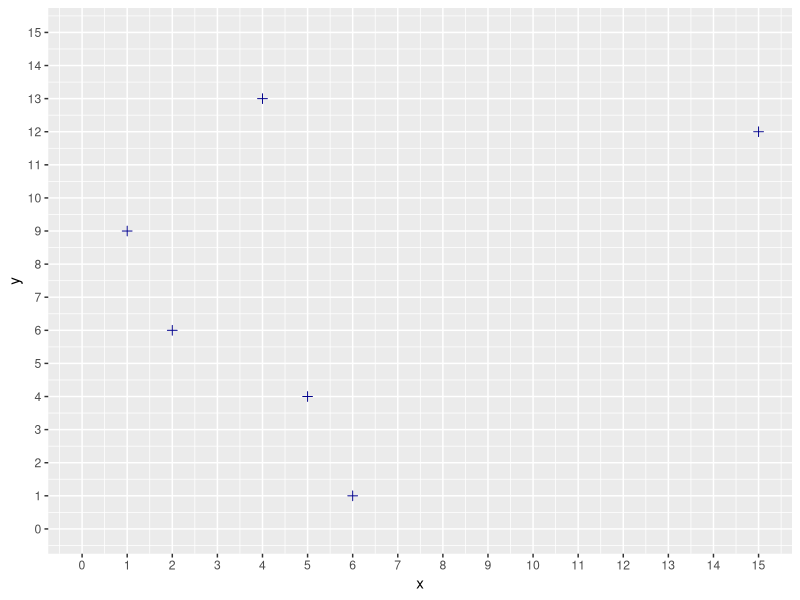
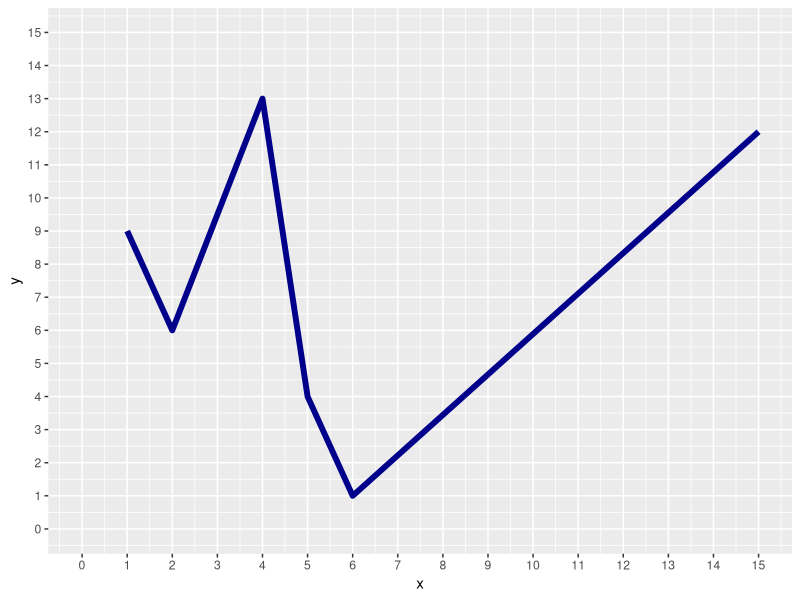
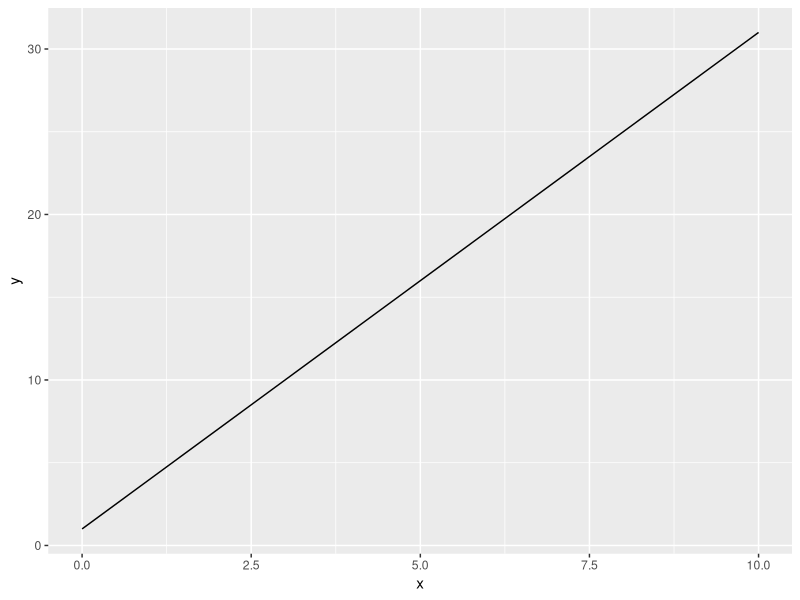
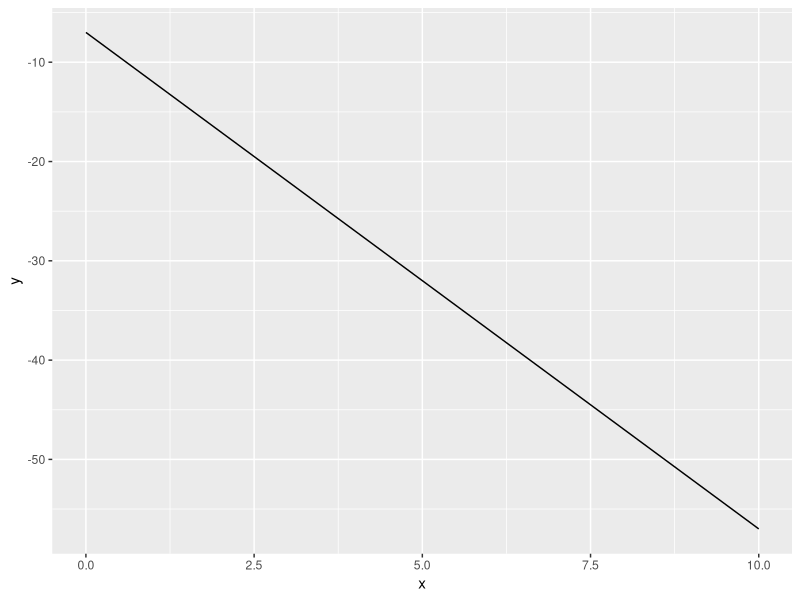
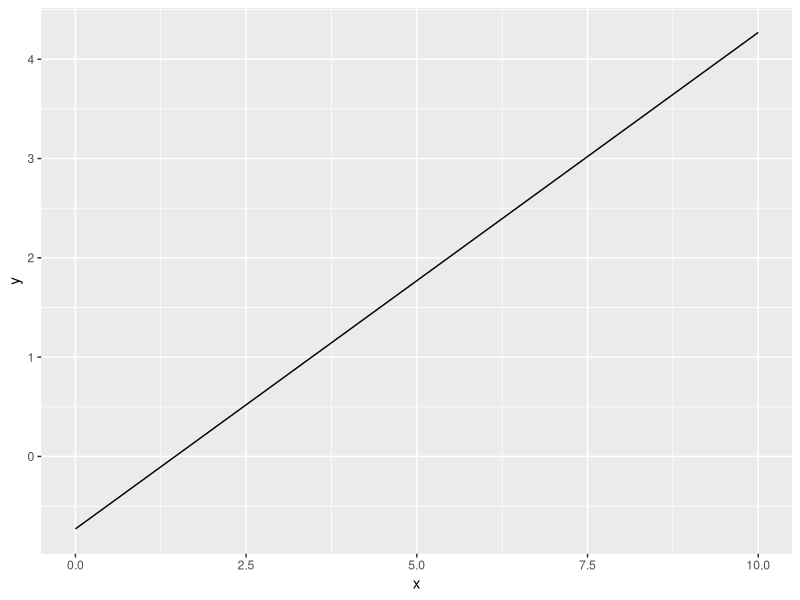
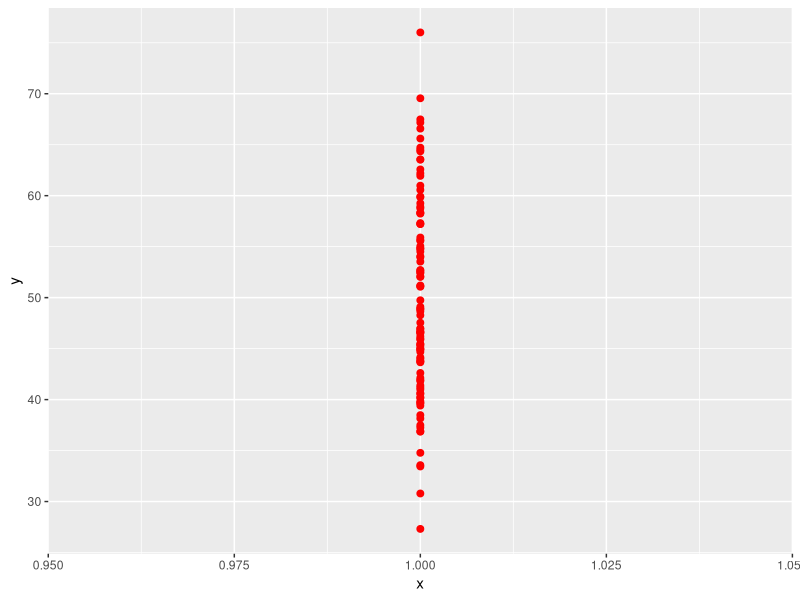
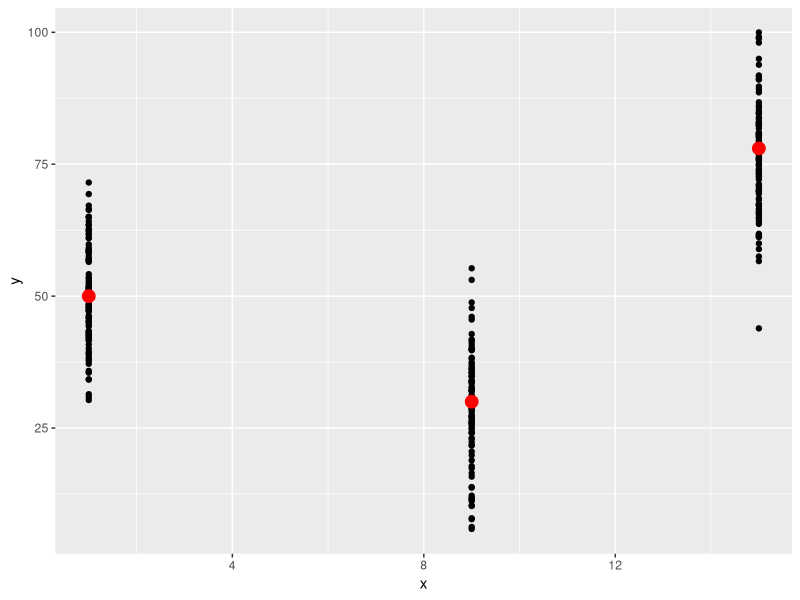
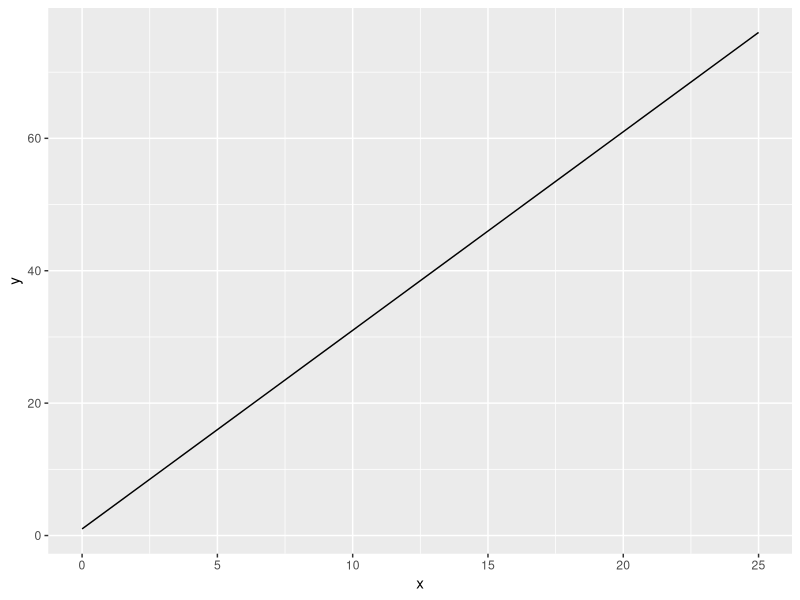

Write the R code that produced these figures, in order.
library(ggplot2)
x <- c(2,5,1,4,15,6)
y <- c(6,4,9,13,12,1)

df <- data.frame(x,y)

#geom_point
ggplot()+geom_point(data=df, aes(x=x,y=y), size=2, color="darkblue", shape=3)+
  scale_x_continuous(limits=c(0,15), breaks = seq(0,15,1))+
  scale_y_continuous(limits=c(0,15), breaks = seq(0,15,1))

#geom_line
ggplot()+geom_line(data=df, aes(x=x,y=y), size=2, color="darkblue", shape=3)+
  scale_x_continuous(limits=c(0,15), breaks = seq(0,15,1))+
  scale_y_continuous(limits=c(0,15), breaks = seq(0,15,1))

#################################################################################################
#line graph of y=3x+1 (upward slope)
x <- c(0,10)
y <- 3*x+1
df <- data.frame(x,y)
ggplot()+geom_line(data=df, aes(x=x,y=y))
#line graph of y=-5x-7 (downward slope)
x <- c(0,10)
y <- -5*x-7
df <- data.frame(x,y)
ggplot()+geom_line(data=df, aes(x=x,y=y))
#line graph of y=.5x-.73 (small slope)
x <- c(0,10)
y <- .5*x-.73
df <- data.frame(x,y)
ggplot()+geom_line(data=df, aes(x=x,y=y))

#################################################################################################
sample(1:100, 1, replace = TRUE)
rnorm(100, 50, 10)

x <- rep(1,100)
y <- rnorm(100, 50, 10)
df <- data.frame(x,y)
df
mean <- data.frame(x,y)
x <- 1
y <- 50

ggplot()+geom_point(data=df, aes(x=x, y=y))+
geom_point(data=mean, aes(x=x, y=y), size=2, color="red")

#################################################################################################
library(ggplot2)
library(Hmisc)
x <- c(rep(1,100),rep(9,100), rep(15,100))
y <- c(rnorm(100,50,10), rnorm(100,30,10), rnorm(100,78,10))
df <- data.frame(x,y)

x <- c(1,9,15)
y <- c(50,30,78)
means <- data.frame(x,y)

ggplot()+
  geom_point(data=df, aes(x=x, y=y))+
  geom_point(data=means, aes(x=x, y=y), size=4, color="red")
#################################################################################################
#Create four vertical samples of 100 points each
#requirement must lie on the line y = 3x+1
#x locations: 1,9,15,22
library(ggplot2)
x <- c(0,25)
y <- 3*x+1
line <- data.frame(x,y)

ggplot()+
  geom_line(data = line, aes(x=x, y=y))

x <- c(1,9,15,22)
y <- 3*x+1
mean <- data.frame(x,y)

ggplot()+
  geom_line(data = line, aes(x=x, y=y))+
  geom_point(data = mean, aes(x=x, y=y), size=5, color="red")



###########################################################
library(ggplot2)
x <- c(0,25)
y <- 3*x+1
line <- data.frame(x,y)

x <- c(1,9,15,22)
y <- c(4,28,46,67)
means <- data.frame(x,y)
x <- c(rep(1,100),rep(9,100),rep(15,100),rep(22,100))
y <- c(rnorm(100,4,10),rnorm(100,28,10),rnorm(100,46,10),rnorm(100,67,10))
dat <- data.frame(x, y)

ggplot()+
  geom_line(data=line, aes(x=x, y=y))+
  geom_point(data=means, aes(x=x, y=y),size=4,color="red")+
  geom_point(data=dat, aes(x=x, y=y))

#################################################################################################
















#################################################################################################
